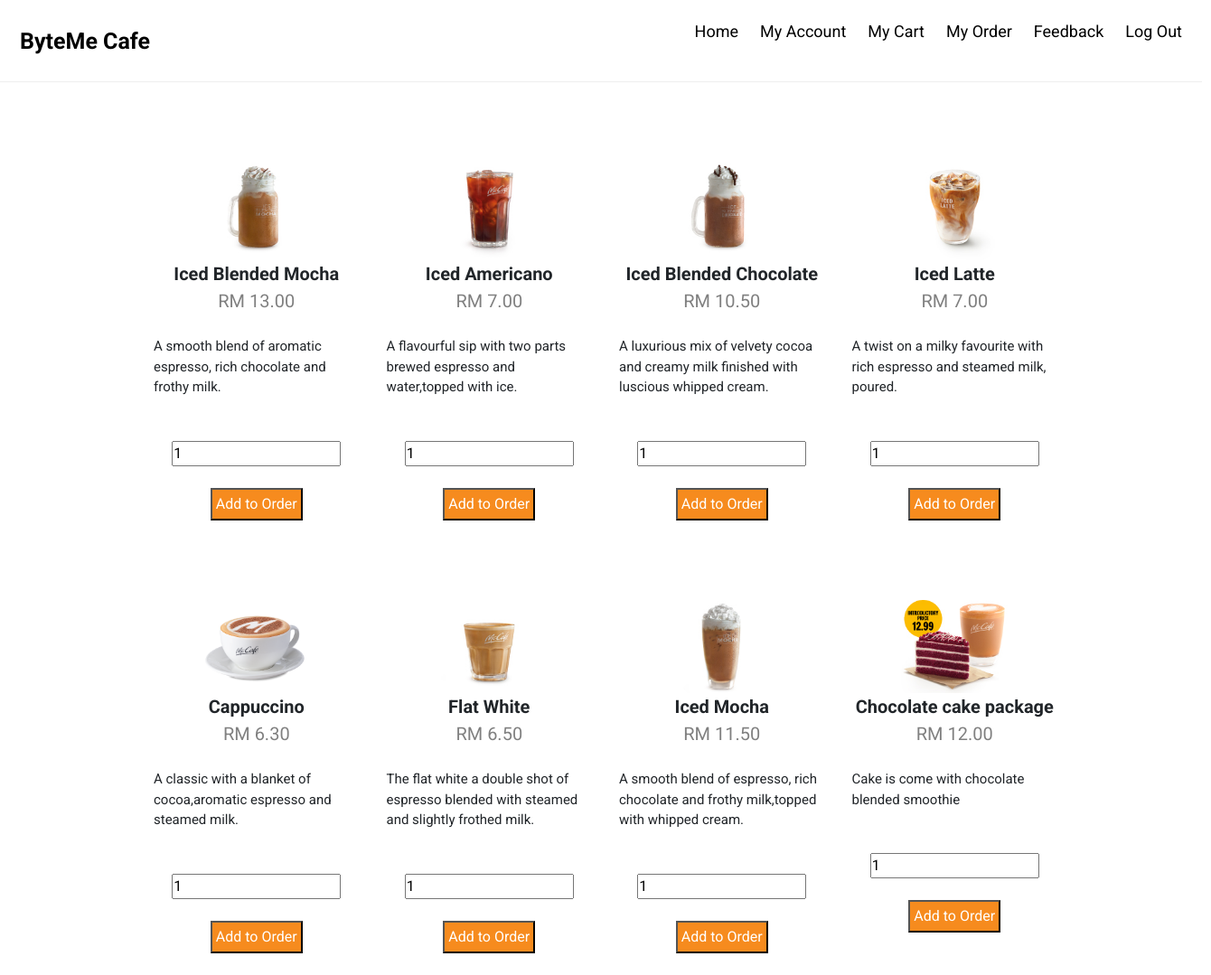
Screenshot of /bytemecafelatest/menu.php (signed in) with the database file from the repository.
### tables this page shows
CREATE TABLE `menu` (
  `id` int(10) NOT NULL,
  `name` varchar(30) NOT NULL,
  `menuID` varchar(100) NOT NULL,
  `price` double(9,2) NOT NULL,
  `des` varchar(250) NOT NULL,
  `image` varchar(250) NOT NULL
);

### bytemecafelatest/menu.php (the view, shortened to what this page needs)
<?php
include 'db.php';
?>
<!DOCTYPE html>
<html>
<head>
	<link rel="stylesheet" type="text/css" href="newstyle.css">
	<link rel="stylesheet" type="text/css" href="products.css">
	<link rel="stylesheet" href="http://maxcdn.bootstrapcdn.com/font-awesome/4.2.0/css/font-awesome.min.css"/>
	<link rel="stylesheet" href="https://stackpath.bootstrapcdn.com/bootstrap/4.3.1/css/bootstrap.min.css"/>
	<link rel="stylesheet" href="https://cdnjs.cloudflare.com/ajax/libs/font-awesome/4.7.0/css/font-awesome.min.css"/>
	<link rel="stylesheet" type="text/css" href="https://stackpath.bootstrapcdn.com/font-awesome/4.7.0/css/font-awesome.min.css"/>
	<link rel="stylesheet" type="text/css" href="https://stackpath.bootstrapcdn.com/bootstrap/4.3.1/css/bootstrap.min.css"/>
  	<link rel="stylesheet" type="text/css" href="https://cdnjs.cloudflare.com/ajax/libs/font-awesome/4.7.0/css/font-awesome.min.css"/>
  <link rel="stylesheet" href="https://use.fontawesome.com/releases/v5.4.1/css/all.css"/>
</head>
<body>
<div style="width:1330px; margin:20 auto;">
<div class="header">
<a href="#default" class="logo">ByteMe Cafe</a>
  <div class="header-right">
  <a href="home.php">Home</a>
  <a href="myaccount.php">My Account</a>
  <a href="cart.php">My Cart</a>
  <a href="myorder.php">My Order</a>
  <a href="rate.php">Feedback</a>
	<a href="logout.php">Log Out</a>
</div>
</div>
</div>
<div class="content">
	<div class="row" align="center">
	<?php
		$query = "SELECT * FROM menu";
		$result = mysqli_query($con, $query);
		if(mysqli_num_rows($result) > 0)
		{
			while($row = mysqli_fetch_array($result))
			{
	?>
	<div class="col-md-3">
	<div class="product-top">
	<div class="product-bottom text-center">
	<form method="post" action="cart.php?action=add&id=<?php echo $row["id"]; ?>">
  <br>
  <br>
	<img src="<?php echo $row["image"]; ?>" name="image">
	<div class="name"><?php echo $row["name"]; ?></div>
  <div class="price">RM <?php echo $row["price"]; ?></div>
  <br>
  <div class="desc"><?php echo $row["des"]; ?></div>
<br>
<br>
 <input type="number"class="center"name="quantity" value="1">
  <br>
  <input type="submit" class="center" name="add_to_cart" style="background-color:#f68b1e; padding: 4px; color: white;" value="Add to Order">
<br>
	</form>
</div>
</div>
</div>
	<?php
			}
		}
	?>
</div>
</div>
  </body>
  </html>

### bytemecafelatest/newstyle.css (style rules this page uses)
* { margin: 0; padding: 0; }
body { background: $background-color; }
.logo { height: 70px; align-content: center; margin-left: auto; margin-top: auto; margin-bottom: auto; margin-right: auto; padding: 0px 10px; }
.center { display: block; margin-left: auto; margin-right: auto; }

### bytemecafelatest/products.css (style rules this page uses)
.row { margin-top: 30px; }
.product-top img { width: 70%; }

### bytemecafelatest/menu.php (style rules this page uses)
body { margin: 0; font-family: 'Roboto', sans-serif; font-size:16px; }
.header { overflow: hidden; background-color: #ffff; padding: 10px 10px; width:100%; border-bottom: 1px solid #EEEEEE; }
.header a { float: left; color: black; text-align: center; padding: 12px; text-decoration: none; font-size: 18px; line-height: 25px; border-radius: 4px; }
.header a.logo { font-size: 25px; font-weight: bold; }
.header-right { float: right; }
.content { width: 1000px; margin: 0 auto; }
.name { font-size:20px; font-weight:bold; }
.price { font-size:20px; color:grey; }
.desc { font-size:15px; text-align:left; }
.center { margin: auto; float: auto; display: block; }

### rows the page displays
menu: image (picture), name "Iced Blended Mocha", price "13.00", des "A smooth blend of aromatic espresso, rich chocolate and frothy milk."
menu: image (picture), name "Iced Americano", price "7.00", des "A flavourful sip with two parts brewed espresso and water,topped with ice."
menu: image (picture), name "Iced Blended Chocolate", price "10.50", des "A luxurious mix of velvety cocoa and creamy milk finished with luscious whipped cream."
menu: image (picture), name "Iced Latte", price "7.00", des "A twist on a milky favourite with rich espresso and steamed milk, poured."
menu: image (picture), name "Cappuccino", price "6.30", des "A classic with a blanket of cocoa,aromatic espresso and steamed milk."
menu: image (picture), name "Flat White", price "6.50", des "The flat white a double shot of espresso blended with steamed and slightly frothed milk."
menu: image (picture), name "Iced Mocha", price "11.50", des "A smooth blend of espresso, rich chocolate and frothy milk,topped with whipped cream."
menu: image (picture), name "Chocolate cake package", price "12.00", des "Cake is come with chocolate blended smoothie"
